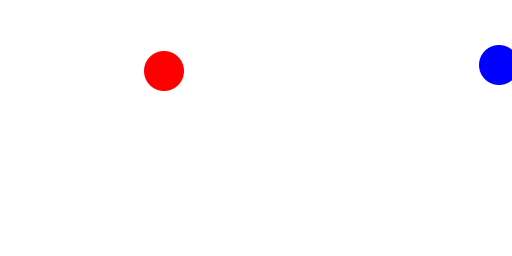
Frame 1 (no input)
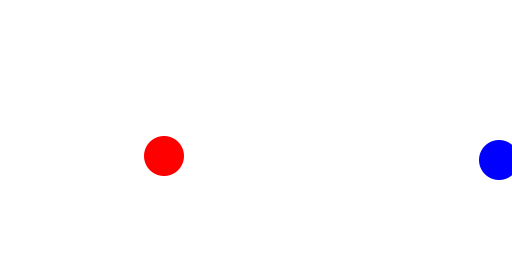
Frame 60 (the mouse pressed at the canvas centre just before this capture)
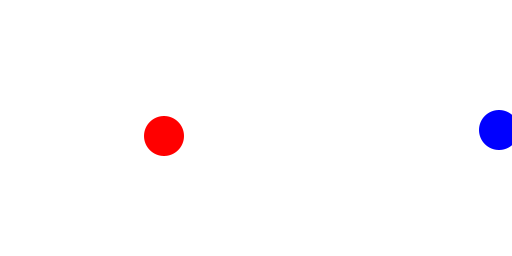
Frame 120 (the mouse held since frame 60 and released just before this capture)

The Processing sketch that drew these frames (run headless with seeded random() and noise(); from frame 60 on, the mouse is pressed at the canvas centre):

// Processing sketch: Esercizio_1
// ── Esercizio_1.pde
Ball b;
HyperBall bb;
void setup(){
  size(512,256);
  background(255);
  b=new Ball(int(random(255)),int(random(255)),40);
  bb=new HyperBall(int(random(width/2,512)), int(random(255)), 40);
}
void draw(){
  background(255);
  b.run();
  bb.run();
}

void keyPressed(){
if(key=='R'||key=='r'){
  setup();
}
}

// ── Ball.pde
class Ball{
  int x,y,vely,r;
  Ball(int x,int y,int r){

  this.x=x;
  this.y=y;
  vely=5;
  this.r=r;
  }
  void move(){
  y+=vely;
  }
  
  void display(){
  fill(color(255,0,0));
  noStroke();
  ellipse(x,y,r,r);
  }
  
  void border(){
  if(y>256||y<0){
    vely=-vely;
    
  }
  }
  
  void run(){
  border();
  move();
  display();
  }
}

// ── HyperBall_.pde
class HyperBall extends Ball{
  color c;
  HyperBall(int x,int y,int r){
  super(x,y,r);
  c=color(0,0,255);
  }
  
  void move(){
  y+=vely;
  }
  
  void check(){
   //float d;
   //d=dist(mouseX,mouseY,this.x,this.y);
   //if(d<this.r) this.c=color(random(255),random(255),random(255));
   if(mouseX>x-r&&mouseX<x+r){
     if(mouseY>y-r&&mouseY<y+r){
       this.c=color(random(255),random(255),random(255));
   }
   }
  }
  void display(){
  fill(c);
  noStroke();
  ellipse(x,y,r,r);
  }
  
  void border(){
  if(y>256||y<0){
    vely=-vely;
    
  }
  }
  
  void run(){
  check();
  border();
  move();
  display();
  }
}
